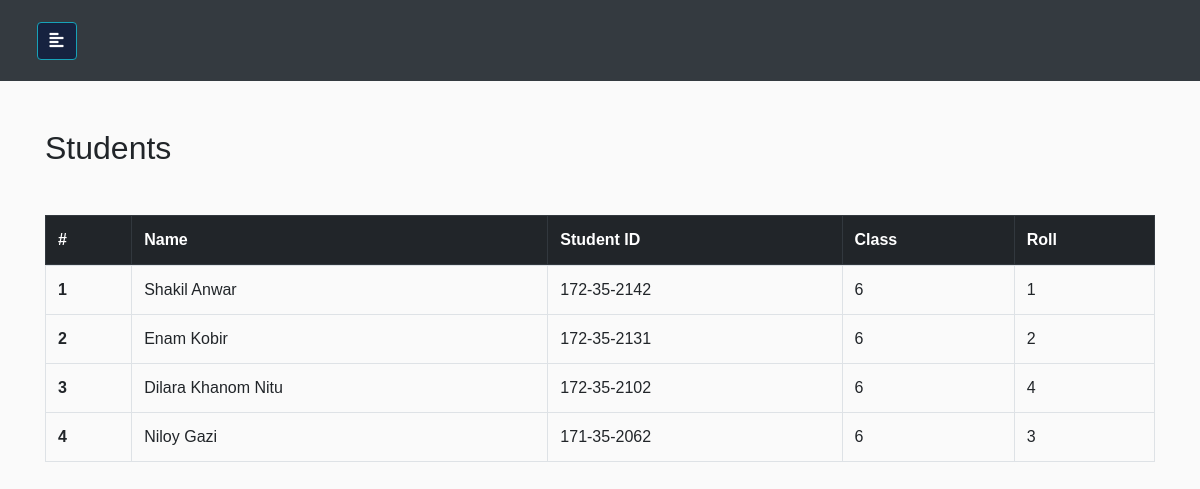
/Project/all_students.php, run on the app's committed database.
### tables this page shows
CREATE TABLE `student_auth` (
  `id` int(11) NOT NULL,
  `Name` varchar(200) NOT NULL,
  `Student_ID` varchar(200) NOT NULL,
  `father` varchar(100) NOT NULL,
  `mother` varchar(100) NOT NULL,
  `Phone` varchar(200) NOT NULL,
  `Nationality` varchar(200) NOT NULL,
  `Birthdate` varchar(200) NOT NULL,
  `auth` varchar(200) NOT NULL
);

CREATE TABLE `student` (
  `id` int(11) NOT NULL,
  `roll` int(11) NOT NULL,
  `class` varchar(11) NOT NULL,
  `student_id` varchar(100) NOT NULL
);

### Project/all_students.php (the view)
<?php
  require_once("admin_panel_sidebar.php");
  require_once("PDO.php");
 ?>
<?php
 $insert = $connect->query("SELECT * FROM student_auth inner join student on student_auth.Student_ID=student.student_id");
?>
 <div class="container">
     <h2 class="mt-5 mb-5">Students</h2>
     <table class="table table-bordered table-hover">
       <thead class="black white-text thead-dark">
         <tr>
           <th scope="col">#</th>
           <th scope="col">Name</th>
           <th scope="col">Student ID</th>
           <th scope="col">Class</th>
           <th scope="col">Roll</th>
         </tr>
       </thead>
       <tbody>
         <tr>
           <?php
             $count=1;
             while($data = $insert->fetch(PDO::FETCH_OBJ))
             { ?>
               <tr>
              <?php echo '<th scope="row">'.$count.'</th>'; ?>
              <?php  echo '<td>'.$data->Name.'</td>';?>
              <?php  echo '<td>'.$data->Student_ID.'</td>';?>
              <?php  echo '<td>'.$data->class.'</td>'; ?>
              <?php  echo '<td>'.$data->roll.'</td>'; ?>
              <?php $count++; ?>
             </tr> <?php
             }
           ?>
         </tr>
      </tbody>
    </table>
   </div>
 <?php
   require_once("bottom.php");
  ?>

### Project/style1.css (style rules this page uses)
body { font-family: 'Poppins', sans-serif; background: #fafafa; }

### data on the page
student_auth: Name "Shakil Anwar", Student_ID "172-35-2142", student.class "6", student.roll "1"
student_auth: Name "Enam Kobir", Student_ID "172-35-2131", student.class "6", student.roll "2"
student_auth: Name "Dilara Khanom Nitu", Student_ID "172-35-2102", student.class "6", student.roll "4"
student_auth: Name "Niloy Gazi", Student_ID "171-35-2062", student.class "6", student.roll "3"
